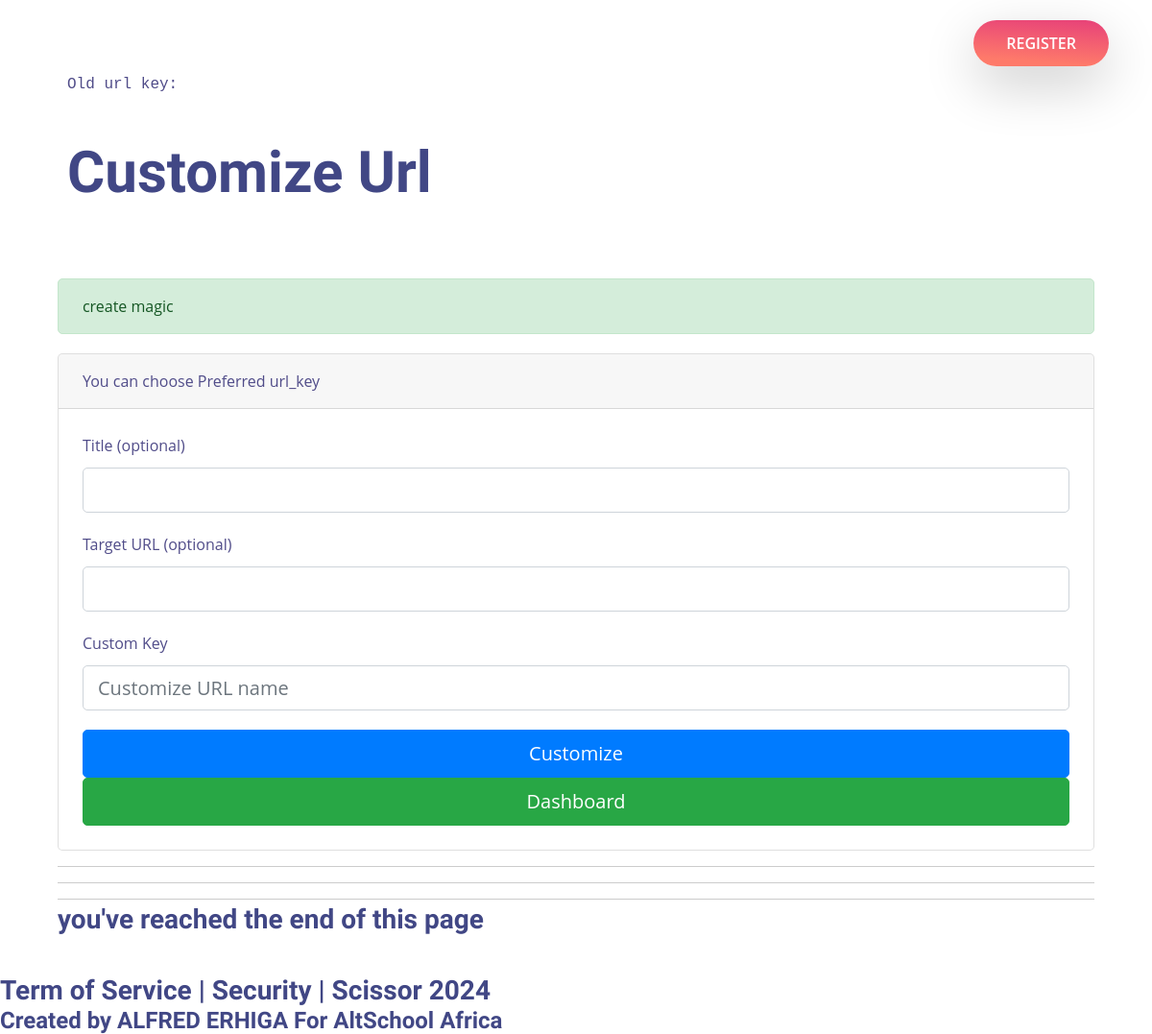
The app's page /customize/money (signed in), older data.
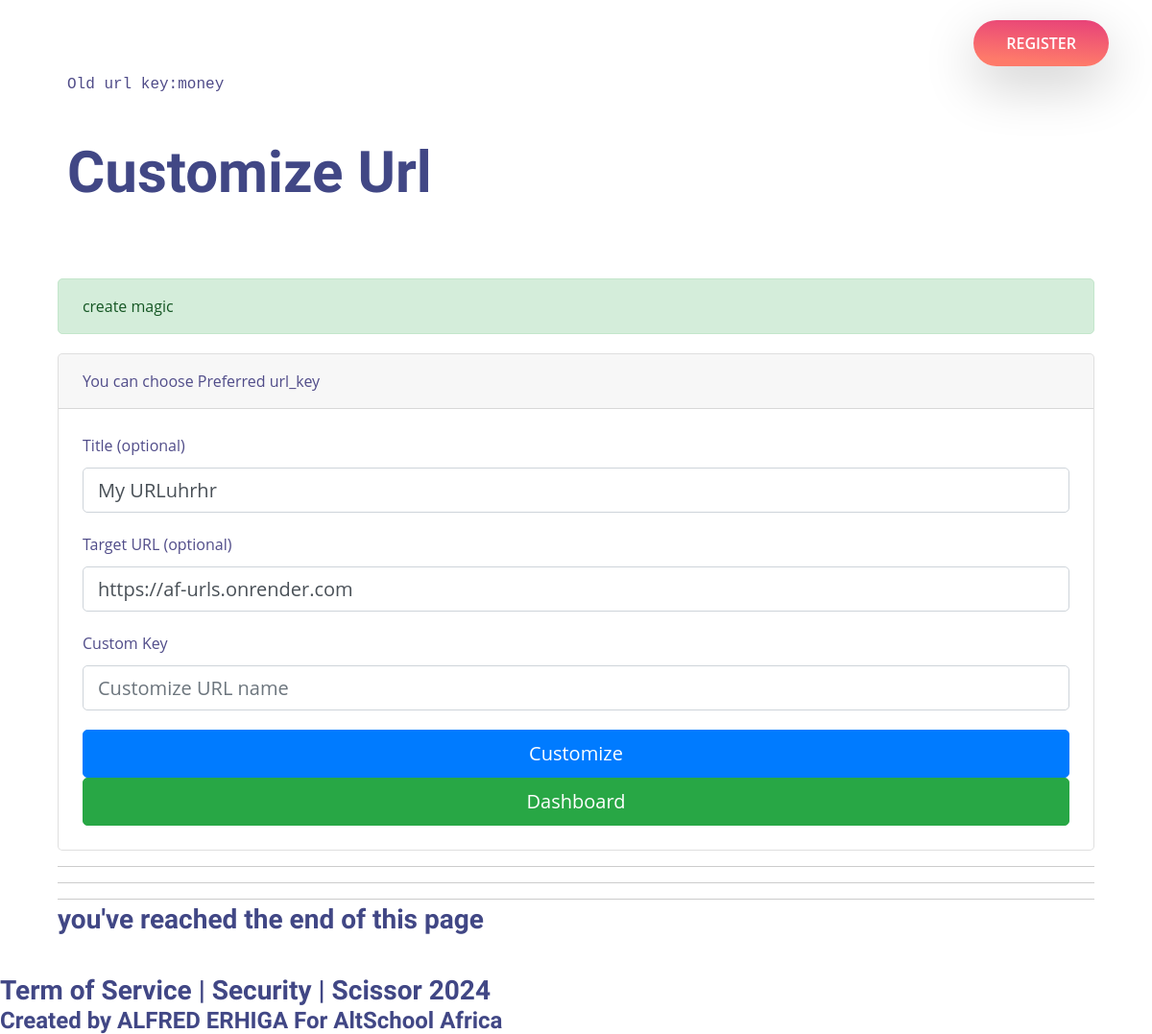
The same page, newer data.
### storage/model.py (models this page shows)
class URL(Base):
    __tablename__ = 'urls'
    id = Column(Integer, primary_key=True, index = True)
    title = Column(String, nullable=True, default="My Title")
    target_url = Column(String, nullable=True)
    key = Column(String, nullable= False, unique=True)
    clicks = Column(Integer, default=0)
    is_active = Column(Boolean, default=True)
    date_created = Column(Date, nullable= False)
    owner_id = Column(Integer, ForeignKey("users.id"), default=0)
    owner = relationship("USER", back_populates = "urls")

### router/url.py (the view)
@router.get("/customize/{url_key}", response_class=HTMLResponse)
@rate_limited(max_calls=3, time_frame=60)
async def customise(
    request: Request,
    url_key:str,
    db:Session=Depends(database.get_db)
):
    msg = []
    user = service.get_user_from_token(request, db)
    if not user:
        msg.append("session expired, kindly Login")
        return templates.TemplateResponse("login.html", {'request':Request, 'msg':msg})
    url_key = db.query(model.URL).filter(model.URL.key == url_key).first()
    return templates.TemplateResponse("Customize.html", {"request": request, "user": user, 'url_key': url_key, "msg": msg})

### templates/customize.html (shortened to what this page needs)
{% include 'layout.html' %}
<div class="container">
    <div class="card-body text-monospace"></div>
    <div name = "url_key" class="card-body text-monospace">Old url key:{{url_key.key}}</div>
    <div class="card-body">
        <h2>Customize Url</h2>
    </div>
    <div class="card-body"></div>
    <div class="container">
        {% if msg == [] %}
        <div class="alert alert-success" role="alert">{{ "create magic" }}</div>
        {% elif msg ==  'Updated successfully' %}
        <div class="alert alert-success" role="alert">{{ msg }}</div>
        {% else %}
        <div class="alert alert-danger" role="alert">{{ msg }}</div>
        {% endif %}
        <div class="card">
            <div class="card-header">
                You can choose Preferred url_key
            </div>
            <div class=card-body>
                <form method = "POST">
                    <div class="form-group">
                        <label>Title (optional)</label>
                        <input name = "title" class="form-control" type="text" id="title" value="{{url_key.title}}">
                    </div>
                    <div class="form-group">
                        <label>Target URL (optional) </label>
                        <input name = "target_url" class="form-control" value="{{url_key.target_url}}"></input>
                    </div>
                    <div class="form-group">
                        <label>Custom Key</label>
                        <input name ="custom_name" type="text" class="form-control" id="title" placeholder= "Customize URL name" required>
                    </div>
                    <button type="submit" class="btn btn-primary">Customize</button>
                    <button
                        onclick="window.location.href='/alfred/dashboard'"
                        type="button"
                        class="btn btn-success"
                    >
                        Dashboard
                    </button>
                </form>
            </div>
        </div>
        <hr class="orb-divider"></hr>
        <hr class="orb-divider"></hr>
        <hr class="orb-divider"></hr>
        <div class=""><h4>you've reached the end of this page</h4></div>
    </div>
</div>
<div class="card-body"></div>
{% include 'footnote.html' %}

Row changes from the older to the newer data that the page shows:
added URL: key "money", title "My URLuhrhr", target_url "https://af-urls.onrender.com"
